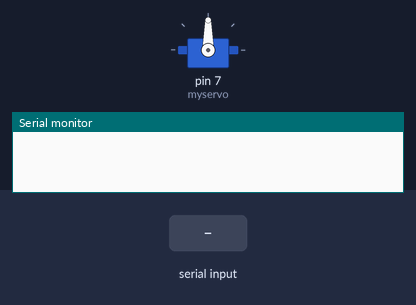
Bench run of a sketch on a simulated Arduino Uno, built with avr-gcc and run on an emulated ATmega328P. On the bench: servo, the last lines printed to the serial monitor. Inputs (shaded band) come from the test bench.

Above: at 1.2 s.
1.3 s: "w" received over Serial
At 2.4 s:
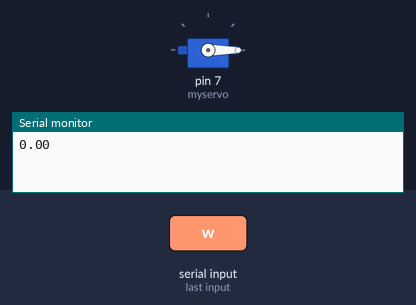
Timing chart, 0 to 4.3 s (numbered marks = the images above; inputs shaded):
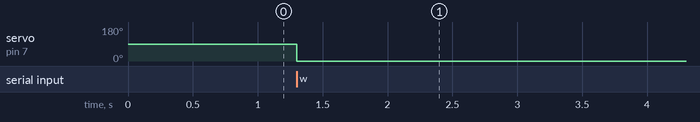

Measured:
- after the input at 1.3 s, servo on pin 7 (myservo): 90° → 0° at once

The sketch:

servoread_analog.ino
```cpp
#include <Servo.h>
char posf;
char posb;

Servo myservo;  // create servo object to control a servo
double servoposition = 0;
const int servoAnalogOut = A1; //The new Servo Pin
void setup()
{
  myservo.attach(7);  // attaches the servo on pin 9 to the servo object
  Serial.begin(9600);
}

void loop()
{
  while (Serial.available() > 0)
  {
    posf = Serial.read();
    if (posf == 'r')
    {
      myservo.detach();
      delay(5000);
      servoposition = analogRead(servoAnalogOut);
      Serial.println(servoposition / 3.738);
      delay(500);
    }
    if (posf == 'w')
    {
      myservo.attach(7);
      myservo.write( int( servoposition));
      Serial.println(servoposition / 3.738);
    }
  }
}
```
